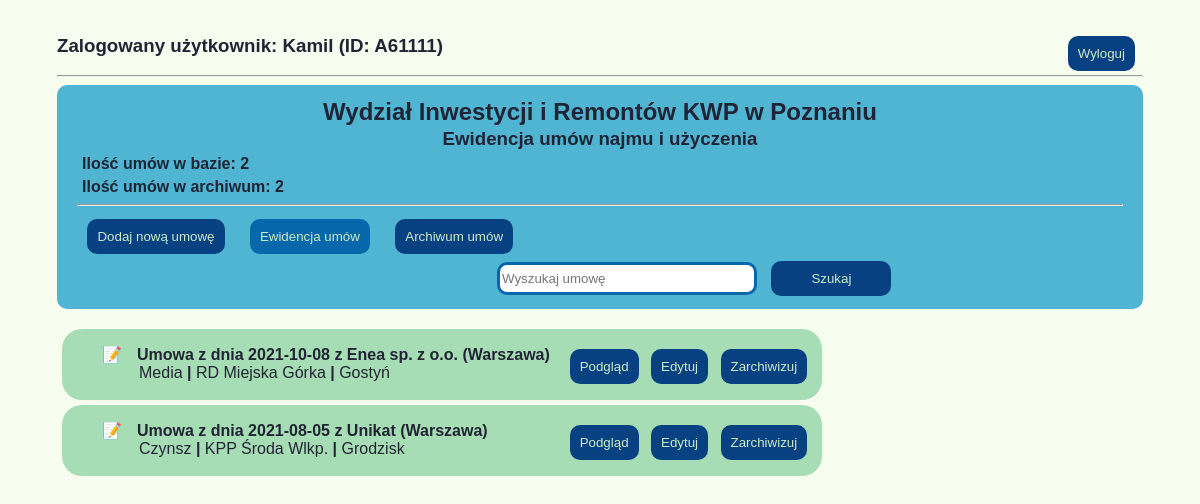
Page /umowy/ewidencja/ (signed in) on the earlier database version.
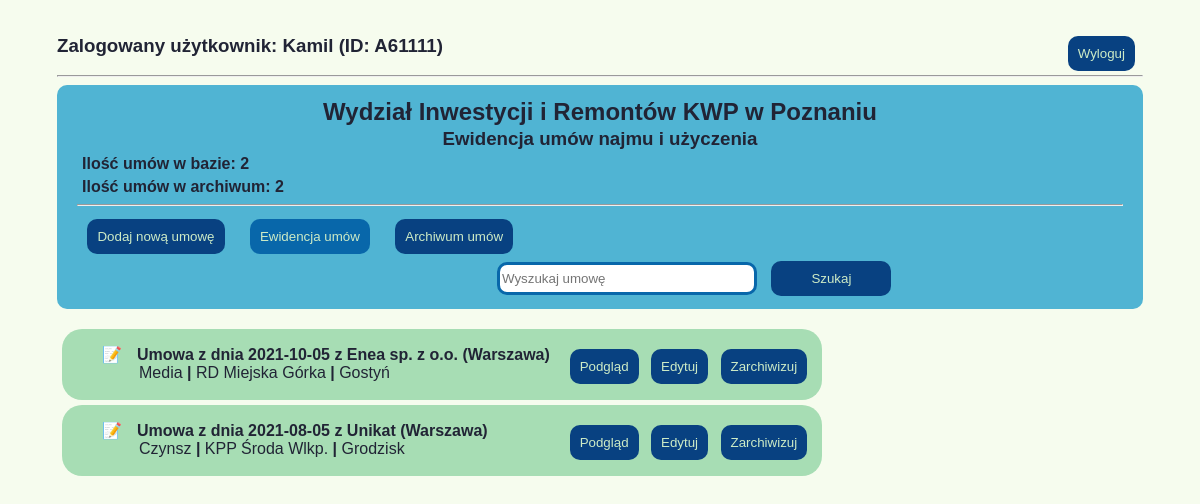
Same page on the later database version.
### umowyapp/models.py (models this page shows)
class Umowy(models.Model):
    data_umowy = models.DateField(null=False)
    nr_umowy = models.CharField(max_length=20, null=True, default="BRAK")
    podstawa_prawna = models.ForeignKey(Podstawa_prawna, on_delete=models.CASCADE, null=True, blank=True)
    nazwa_uzyczajacego = models.CharField(max_length=30, null=True)
    adres_uzyczajacego = models.CharField(max_length=30, null=True)
    kod_pocztowy_uzyczajacego = models.CharField(max_length=6, null=True)
    miasto_uzyczajacego = models.CharField(max_length=20, null=True)
    okres_obowiazywania = models.DateField(blank=True, default="")
    typ_umowy = models.ForeignKey(Rodzaj_umowy, on_delete=models.CASCADE, null=False)
    pow_uzyczona = models.FloatField(max_length=4, null=True, blank=True)
    rodzaj_kosztow_prad = models.BooleanField()
    informacje_prad = models.TextField(null=True, default="---Niezbędne informacje---")
    rodzaj_kosztow_gaz = models.BooleanField()
    informacje_gaz = models.TextField(null=True, default="---Niezbędne informacje---")
    rodzaj_kosztow_woda = models.BooleanField()
    informacje_woda = models.TextField(null=True, default="---Niezbędne informacje---")
    rodzaj_kosztow_co = models.BooleanField()
    informacje_co = models.TextField(null=True, default="---Niezbędne informacje---")
    powiaty_jedn = models.ForeignKey(Powiaty_Wlkp, on_delete=models.CASCADE)
    rodzaj_jedn = models.ForeignKey(Rodzaje_jednostek, on_delete=models.CASCADE)
    adres_jedn = models.CharField(max_length=30, null=True)
    miasto_jedn = models.CharField(max_length=20, null=True)
    kod_pocztowy_jedn = models.CharField(max_length=6, null=True)
    skan_umowy = models.FileField(upload_to='umowy_pdf', null=True, blank=True)
    stan_umowy = models.ForeignKey(Stan_umow, on_delete=models.CASCADE)
    uwagi = models.TextField(null=True, blank=True, default="")
    deleted = models.BooleanField(null=False, default=0)
    def __str__(self):
        return self.umowa_z_data()
    def umowa_z_data(self):
        return "Umowa z dnia {} z {} ({})".format(self.data_umowy, self.nazwa_uzyczajacego, self.miasto_uzyczajacego)

class Rodzaj_umowy(models.Model):
    rodz_um = models.CharField(max_length=6, default="Czynsz")
    def __str__(self):
        return self.rodzaj_um()
    def rodzaj_um(self):
        return "{}".format(self.rodz_um)

class Rodzaje_jednostek(models.Model):
    rodzaj = models.CharField(max_length=4, null=False)
    def __str__(self):
        return self.rodzaj_jedn()
    def rodzaj_jedn(self):
        return "{}".format(self.rodzaj)

class Powiaty_Wlkp(models.Model):
    powiat = models.CharField(max_length=12, null=False)
    def __str__(self):
        return self.powiat_jedn()
    def powiat_jedn(self):
        return "{}".format(self.powiat)

### umowyapp/views.py (the view)
# urls.py: path('ewidencja/', wszystkie_umowy, name="wszystkie_umowy"),
@login_required
def wszystkie_umowy(request):
    wszystkie = Umowy.objects.filter(deleted=0)
    archiwalne = Umowy.objects.filter(deleted=1)
    return render(request, 'ewidencja.html', {'wszystkie': wszystkie, 'archiwalne': archiwalne})

### templates/ewidencja.html (shortened to what this page needs)
{%extends 'start.html'%}
{%block strona%}
{% if user.is_authenticated%}
<div class="element_login">
    <div class="user_name">
        <h3>Zalogowany użytkownik: {{user.first_name}} (ID: {{ user.username}})</h3>
    </div>
    <div class="button-logout">
        <a href="{%url 'logout'%}">
            <button class="button-general">Wyloguj</button>
        </a>
    </div>
</div>
{%else%}
<a href="{%url 'login'%}">Login</a>
{%endif%}
<hr>
<div class="ewidencja-title">
    <h2 class="title">Wydział Inwestycji i Remontów KWP w Poznaniu</h2>
    <h3 class="title">Ewidencja umów najmu i użyczenia</h3>
    <h4 class="info-umowy">Ilość umów w bazie: {{wszystkie|length}}</h4>
    <h4 class="info-umowy">Ilość umów w archiwum: {{archiwalne|length}}</h4>
    <hr>
    <nav>
        <a href="{% url 'nowe_umowy'%}">
            <button class="button-general button-menu">Dodaj nową umowę</button></a>
        <a href="{% url 'wszystkie_umowy'%}">
            <button class="button-general button-menu active">Ewidencja umów</button></a>
        <a href="{% url 'archiwalne_umowy'%}">
            <button class="button-general button-menu">Archiwum umów</button></a>
        <form method="get" class="search">
            <input type="text"  placeholder="Wyszukaj umowę">
            <button class="button-general button-menu button-search" type="submit">Szukaj</button>
        </form>
    </nav>
</div>
{%for umowa in wszystkie%}
<main class="lista">
    <ul class="lista_umow">
        <li class="lista-option">
            <p class="znacznik"><b>{{umowa}} </b></p>
            <p class="info">{{umowa.typ_umowy}} <b>|</b> {{umowa.rodzaj_jedn}} {{umowa.miasto_jedn}} <b>|</b>
                {{umowa.powiaty_jedn}}</p>
        </li>
    </ul>
    <div>
        <a href="{% url 'podglad_umowy' umowa.id %}">
            <button class="button-general">Podgląd</button></a>
        <a href="{% url 'edytuj_umowe' umowa.id %}">
            <button class="button-general">Edytuj</button></a>
        <a href="{% url 'usun_umowe' umowa.id %}">
            <button class="button-general button-remove">Zarchiwizuj</button></a>
    </div>
</main>
{%endfor%}
{%endblock%}

Differences in the rows shown:
changed Umowy "Miejska Górka": data_umowy+nazwa_uzyczajacego+miasto_uzyczajacego "Umowa z dnia 2021-10-08 z Enea sp. z o.o. (Warszawa)" → "Umowa z dnia 2021-10-05 z Enea sp. z o.o. (Warszawa)"
